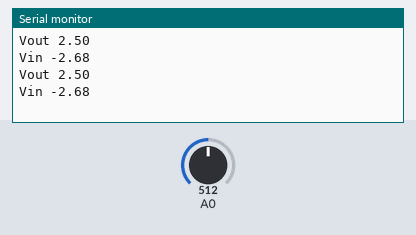
Bench run of a sketch on a simulated Arduino Uno, built with avr-gcc and run on an emulated ATmega328P. Shown: the last lines printed to the serial monitor. The inputs (shaded band) are chosen by the test bench; at power-on: A0 = 512.

Above: at 1.8 s.
1.9 s: A0 set to 716
At 2.8 s:
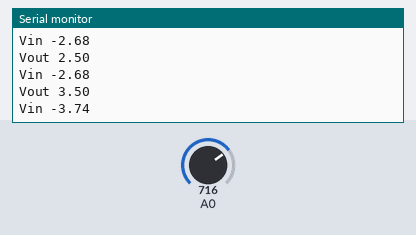
3.4 s: A0 set to 900
At 4.7 s:
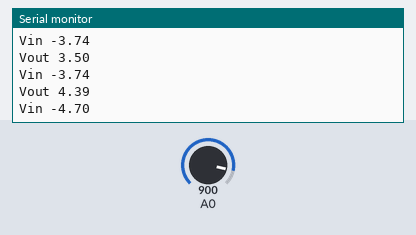
Timing chart, 0 to 6.4 s (numbered marks = the images above; inputs shaded):
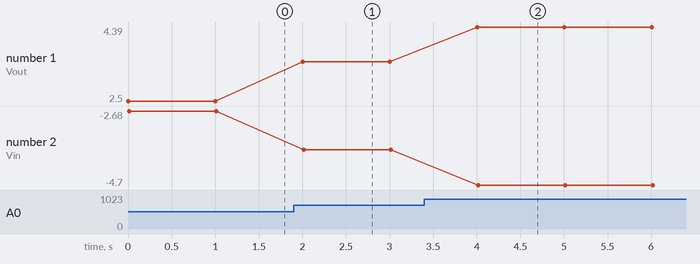

The sketch:

VoltageSensorSachin.ino
```cpp
int R1 = 30000;
int R2 = 7500;
void setup() {
  pinMode(A0, INPUT);
  Serial.begin(9600);

}
void loop() {
  float readA = analogRead(A0);
  float Vout = (readA * 5) / 1024;
  Serial.print("Vout ");
  Serial.println(Vout);
  float Vin = Vout * R1 / (R1 + R2);
  Serial.print("Vin ");
  Serial.println(Vin);
  delay(1000);
}
```

Measured:
- after the input at 1.9 s, the serial monitor: prints a new line after 0.10 s (image 1)
- after the input at 3.4 s, the serial monitor: prints a new line after 0.60 s (image 2)
- plotted number 1: 2.5 → 3.5 after the input at 1.9 s, 3.5 → 4.39 after the input at 3.4 s
- plotted number 2: -2.68 → -3.74 after the input at 1.9 s, -3.74 → -4.7 after the input at 3.4 s
